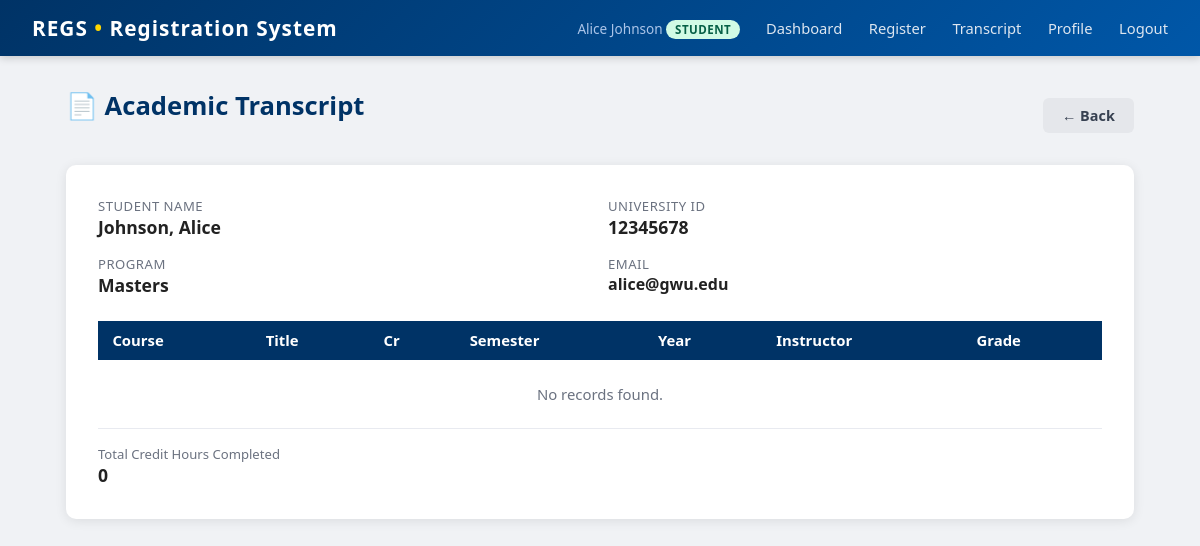
Before: /student/transcript (signed in) with the older database file.
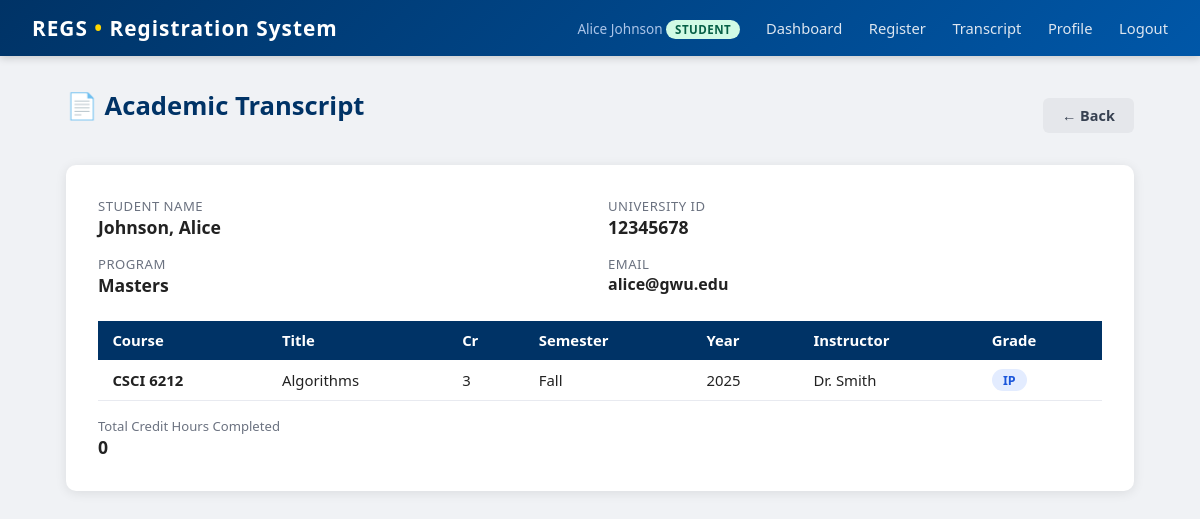
After: the same page with the newer database file.
### tables this page shows
CREATE TABLE enrollments (
    id INTEGER PRIMARY KEY AUTOINCREMENT,
    student_id INTEGER NOT NULL REFERENCES students(id),
    schedule_id INTEGER NOT NULL REFERENCES course_schedule(id),
    semester TEXT NOT NULL,
    year INTEGER NOT NULL,
    grade TEXT NOT NULL DEFAULT 'IP',
    UNIQUE(student_id, schedule_id, semester, year)
);

CREATE TABLE courses (
    id INTEGER PRIMARY KEY AUTOINCREMENT,
    dept TEXT NOT NULL,
    course_number INTEGER NOT NULL,
    title TEXT NOT NULL,
    credits INTEGER NOT NULL,
    UNIQUE(dept, course_number)
);

CREATE TABLE users (
    id INTEGER PRIMARY KEY AUTOINCREMENT,
    username TEXT UNIQUE NOT NULL,
    password TEXT NOT NULL,
    role TEXT NOT NULL CHECK(role IN ('admin','gs','faculty','student')),
    display_name TEXT NOT NULL
);

### app.py (the view)
@app.route('/student/transcript')
def student_transcript():
    if session.get('role') != 'student':
        return redirect(url_for('login'))
    db = get_db()
    student = db.execute('SELECT * FROM students WHERE user_id=?', (session['user_id'],)).fetchone()
    return _get_transcript(student['id'])

### app.py (called while the page is built)
def get_db():
    if 'db' not in g:
        g.db = sqlite3.connect(DATABASE)
        g.db.row_factory = sqlite3.Row
        g.db.execute("PRAGMA foreign_keys = ON")
    return g.db

@app.teardown_appcontext
def teardown_db(e=None):
    close_db(e)

### templates/transcript.html (shortened to what this page needs)
{% extends "base.html" %}
{% block content %}
<div class="page-header">
  <h1>📄 Academic Transcript</h1>
  <a href="javascript:history.back()" class="btn btn-secondary">← Back</a>
</div>
<div class="card">
  <div class="transcript-meta">
    <div>
      <div class="meta-label">Student Name</div>
      <div class="meta-value">{{ student.last_name }}, {{ student.first_name }}</div>
    </div>
    <div>
      <div class="meta-label">University ID</div>
      <div class="meta-value">{{ student.uid }}</div>
    </div>
    <div>
      <div class="meta-label">Program</div>
      <div class="meta-value">{{ student.program }}</div>
    </div>
    <div>
      <div class="meta-label">Email</div>
      <div class="meta-value" style="font-size:1rem;">{{ student.email or '—' }}</div>
    </div>
  </div>
  <table>
    <thead>
      <tr>
        <th>Course</th><th>Title</th><th>Cr</th><th>Semester</th>
        <th>Year</th><th>Instructor</th><th>Grade</th>
      </tr>
    </thead>
    <tbody>
    {% for e in enrollments %}
      <tr>
        <td><strong>{{ e.dept }} {{ e.course_number }}</strong></td>
        <td>{{ e.title }}</td>
        <td>{{ e.credits }}</td>
        <td>{{ e.semester }}</td>
        <td>{{ e.year }}</td>
        <td>{{ e.instructor_name or '—' }}</td>
        <td>
          {% if e.grade == 'IP' %}
            <span class="badge badge-ip">IP</span>
          {% elif e.grade == 'F' %}
            <span class="badge badge-fail">{{ e.grade }}</span>
          {% else %}
            <span class="badge badge-pass">{{ e.grade }}</span>
          {% endif %}
        </td>
      </tr>
    {% endfor %}
    {% if not enrollments %}
      <tr><td colspan="7" class="text-center text-muted" style="padding:1.5rem;">No records found.</td></tr>
    {% endif %}
    </tbody>
  </table>
  <div class="flex-gap mt-2">
    <div>
      <div class="text-small text-muted">Total Credit Hours Completed</div>
      <div style="font-size:1.1rem; font-weight:700;">{{ total_credits }}</div>
    </div>
  </div>
</div>
{% endblock %}

Changed rows visible on the page:
added enrollments: dept "CSCI", course_number "6212", title "Algorithms", credits "3", semester "Fall", year "2025", display_name "Dr. Smith", grade "IP"
Other visible differences:
text no longer shown: "No records found."
